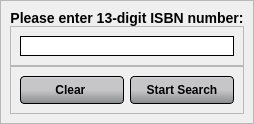
            <widget class="QWidget" name="no_device_connected_page">
             <layout class="QHBoxLayout" name="horizontalLayout_14">
              <property name="spacing">
               <number>4</number>
              </property>
              <property name="leftMargin">
               <number>0</number>
              </property>
              <property name="topMargin">
               <number>0</number>
              </property>
              <property name="rightMargin">
               <number>0</number>
              </property>
              <property name="bottomMargin">
               <number>0</number>
              </property>
              <item>
               <widget class="QFrame" name="main_background_frame">
                <property name="styleSheet">
                 <string notr="true">background-color: rgba(250, 251,252, .85);</string>
                </property>
                <property name="frameShape">
                 <enum>QFrame::StyledPanel</enum>
                </property>
                <property name="frameShadow">
                 <enum>QFrame::Raised</enum>
                </property>
                <layout class="QVBoxLayout" name="verticalLayout_13">
                 <property name="spacing">
                  <number>0</number>
                 </property>
                 <item>
                  <widget class="QFrame" name="static_title_label_frame">
                   <property name="styleSheet">
                    <string notr="true">background-color:none;
border: none;</string>
                   </property>
                   <property name="frameShape">
                    <enum>QFrame::StyledPanel</enum>
                   </property>
                   <property name="frameShadow">
                    <enum>QFrame::Raised</enum>
                   </property>
                   <layout class="QHBoxLayout" name="horizontalLayout_16">
                    <property name="spacing">
                     <number>0</number>
                    </property>
                    <property name="leftMargin">
                     <number>0</number>
                    </property>
                    <property name="topMargin">
                     <number>0</number>
                    </property>
                    <property name="rightMargin">
                     <number>0</number>
                    </property>
                    <property name="bottomMargin">
                     <number>0</number>
                    </property>
                    <item>
                     <widget class="QLabel" name="barcode_search_title_label">
                      <property name="styleSheet">
                       <string notr="true">color: black;
font-family: &quot;SourceSansPro-Bold&quot;;
font-weight: 600;
background-color: none;
font-size: 14px;
border: None;</string>
                      </property>
                      <property name="text">
                       <string>Please enter 13-digit ISBN number:</string>
                      </property>
                      <property name="alignment">
                       <set>Qt::AlignCenter</set>
                      </property>
                     </widget>
                    </item>
                   </layout>
                  </widget>
                 </item>
                 <item>
                  <widget class="QFrame" name="isbn_input_frame">
                   <property name="styleSheet">
                    <string notr="true">background-color: none;</string>
                   </property>
                   <property name="frameShape">
                    <enum>QFrame::StyledPanel</enum>
                   </property>
                   <property name="frameShadow">
                    <enum>QFrame::Raised</enum>
                   </property>
                   <layout class="QHBoxLayout" name="horizontalLayout_17">
                    <item>
                     <widget class="QLineEdit" name="isbn_search_input_box">
                      <property name="styleSheet">
                       <string notr="true">color: Black;
font-family: &quot;SourceSansPro-Bold&quot;;
font-weight: 600;
background-color: none;
font-size: 14px;
border-radius: none;
border-style: outset;
border-width: 1px;
border-color:black;</string>
                      </property>
                      <property name="inputMask">
                       <string/>
                      </property>
                     </widget>
                    </item>
                   </layout>
                  </widget>
                 </item>
                 <item>
                  <widget class="QFrame" name="barcode_search_button_frame">
                   <property name="styleSheet">
                    <string notr="true">background-color: none;</string>
                   </property>
                   <property name="frameShape">
                    <enum>QFrame::StyledPanel</enum>
                   </property>
                   <property name="frameShadow">
                    <enum>QFrame::Raised</enum>
                   </property>
                   <layout class="QHBoxLayout" name="horizontalLayout_15">
                    <item>
                     <widget class="QPushButton" name="clear_input_box_button">
                      <property name="sizePolicy">
                       <sizepolicy hsizetype="Minimum" vsizetype="Maximum">
                        <horstretch>0</horstretch>
                        <verstretch>0</verstretch>
                       </sizepolicy>
                      </property>
                      <property name="maximumSize">
                       <size>
                        <width>16777215</width>
                        <height>34</height>
                       </size>
                      </property>
                      <property name="styleSheet">
                       <string notr="true">QPushButton#clear_input_box_button
{	

color: black;
	font-family: &quot;SourceSansPro-Bold&quot;;
	font-weight: 600;
	font-size: 12px;


	background-color: QLinearGradient( x1: 0, y1: 0, x2: 0, y2: 1, stop: 0 #d6d7d8, stop: 0.1 #c6c6c8, stop: 0.5 #c6c6c8, stop: 1 #b5b6b9, stop: 1 #8a8b8e);
	border-style: outset;
	border-width: 1px;
	border-color:black;
	padding: 6px;
	outline-offset: 4px;
	border-radius: 4px;
}

QPushButton:hover:!pressed#clear_input_box_button
{
	background-color: QLinearGradient( x1: 0, y1: 0, x2: 0, y2: 1, stop: 0 #d6d7d8, stop: 0.1 #c6c6c8, stop: 0.5 #c6c6c8, stop: 1 #b5b6b9, stop: 1 #575759);
	border-color: orange;
}
</string>
                      </property>
                      <property name="text">
                       <string>Clear </string>
                      </property>
                      <property name="iconSize">
                       <size>
                        <width>30</width>
                        <height>30</height>
                       </size>
                      </property>
                     </widget>
                    </item>
                    <item>
                     <widget class="QPushButton" name="start_manual_barcode_search_button">
                      <property name="styleSheet">
                       <string notr="true">QPushButton#start_manual_barcode_search_button
{	

color: black;
	font-family: &quot;SourceSansPro-Bold&quot;;
	font-weight: 600;
	font-size: 12px;


	background-color: QLinearGradient( x1: 0, y1: 0, x2: 0, y2: 1, stop: 0 #d6d7d8, stop: 0.1 #c6c6c8, stop: 0.5 #c6c6c8, stop: 1 #b5b6b9, stop: 1 #8a8b8e);
	border-style: outset;
	border-width: 1px;
	border-color:black;
	padding: 6px;
	outline-offset: 4px;
	border-radius: 4px;
}

QPushButton:hover:!pressed#start_manual_barcode_search_button
{
	background-color: QLinearGradient( x1: 0, y1: 0, x2: 0, y2: 1, stop: 0 #d6d7d8, stop: 0.1 #c6c6c8, stop: 0.5 #c6c6c8, stop: 1 #b5b6b9, stop: 1 #575759);
	border-color: orange;
}
</string>
                      </property>
                      <property name="text">
                       <string>Start Search</string>
                      </property>
                      <property name="icon">
                       <iconset>
                        <normaloff>icons8-search-property-30.png</normaloff>icons8-search-property-30.png</iconset>
                      </property>
                     </widget>
                    </item>
                   </layout>
                  </widget>
                 </item>
                </layout>
               </widget>
              </item>
             </layout>
            </widget>
